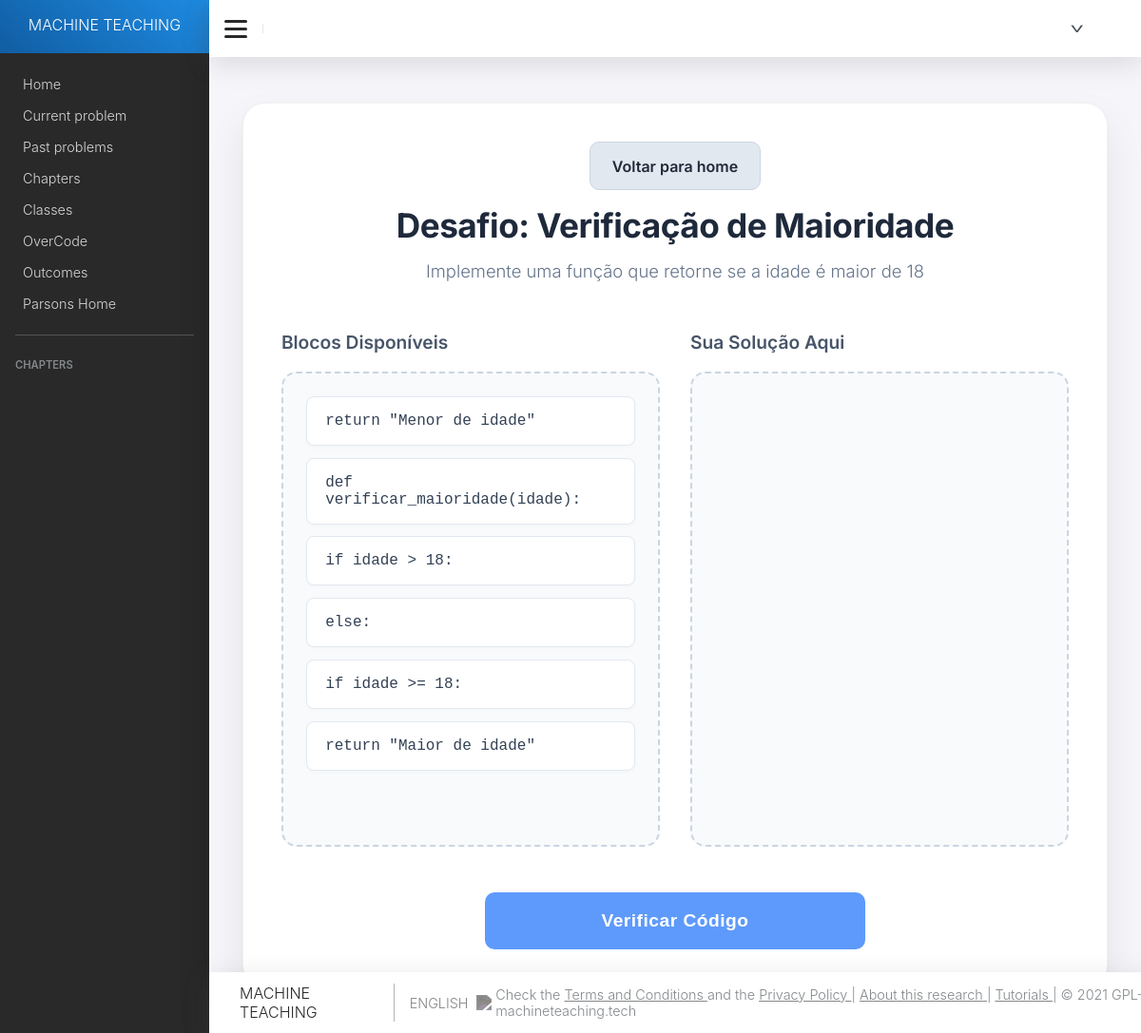
/parsons/5/ (signed in), run on the app's committed database.
### parsons/models.py (models this page shows, shortened)
class Problem(models.Model):
    QUESTION_TYPES = (("C", "Code"),
                      ("M", "Multiple Choice"),
                      ("T", "Text"),
                      ("P", "Parsons Problem"))
    question_type = models.CharField(max_length=2, choices=QUESTION_TYPES,
                                     default="C")
    title = models.CharField(max_length=200, blank=False)
    content = models.TextField(blank=False)
    options = models.TextField(blank=True)
    difficulty = models.CharField(max_length=200, blank=True)
    link = models.URLField(blank=True)
    retrieved_date = models.DateTimeField(blank=True, auto_now_add=True)
    crawler = models.CharField(max_length=200, blank=True)
    hint = models.TextField(blank=True)
    objects = ProblemManager()
    chapter = models.ManyToManyField(Chapter, through='ExerciseSet')
    test_case_generator = models.TextField(blank=True, null=True)
    history = HistoricalRecords()
    class Meta:
        verbose_name = ('Problem')
        verbose_name_plural = ('Problems')

### parsons/views.py (the view)
# urls.py: path('<int:problem_id>/', views.show_problem, name='show_problem'),
@login_required
def show_problem(request, problem_id):
     problema = get_object_or_404(Problem, id=problem_id, question_type='P')
     context = get_problem(problem_id)
     if problema.question_type == 'P':
         return resolver_parsons(request, problem_id)
     return render(request, 'questions/show_problem.html', context)

### parsons/get_problem.py (called while the page is built)
def get_problem(problem_id):
    problem = Problem.objects.get(pk=problem_id)
    problem.content = problem.content.replace('\`','`').replace('`','\`').replace('(<','(').replace('>)',')')
    options = problem.options.split("\r\n\r\n")
    LOGGER.debug("Got problem %d", problem.id)
    dictSolutions = {}
    solutions = Solution.objects.filter(problem=problem, ignore=False)  #Pegando soluções de todas as linguagens
    func_name = solutions.first().header   #Pegando o nome da função
    context = {
        "problem": problem,
        "options": options,
        "problem_func_name": func_name,
        "title": _('Problem'),
    }
    return context

### parsons/views.py (called while the page is built)
def verifica_indentacao(linha):
    espacos_iniciais = len(linha) - len(linha.lstrip())
    nivel_indentacao = espacos_iniciais // 4
    texto_limpo = linha.strip()
    return nivel_indentacao, texto_limpo

### parsons/templates/parsons.html (shortened to what this page needs)
{% extends "base.html" %} {% load static %} {% load i18n %}
{% block content %}
<link rel="stylesheet" href="https://cdnjs.cloudflare.com/ajax/libs/font-awesome/6.4.0/css/all.min.css">
<div class="parsons-container">
  <div class="parsons-header">
    <div class="parsons-header-nav">
      <a class="button-secondary" href="{% url 'parsons_home' %}">Voltar para home</a>
    </div>
    <h2>Desafio: {{ problema.title }}</h2>
    <p>{{ problema.content }}</p>
  </div>
  <div class="workspace">
    <div class="workspace-column">
      <h3>Blocos Disponíveis</h3>
      <div id="blocos-disponiveis" class="caixa">
        {% for linha in linhas_embaralhadas %}
        <div class="linha-codigo" data-codigo="{{ linha }}" data-indent="0">
          <span class="codigo-texto">{{ linha }}</span>
        </div>
        {% endfor %}
      </div>
    </div>
    <div class="workspace-column">
      <h3>Sua Solução Aqui</h3>
      <div id="area-solucao" class="caixa"></div>
    </div>
  </div>
  <div class="action-container">
    <button class="btn-verificar" onclick="validarResposta()">Verificar Código</button>
  </div>
</div>
{% endblock %}

### parsons/static/css/styles.css (style rules this page uses)
html { box-sizing: border-box; }
html, body { height: 100%; }
*, *:before, *:after { box-sizing: inherit; }
:root { --primary: #2196F3; --box-shadow: rgba(100, 100, 111, 0.2) 0px 7px 29px 0px; --text-color: rgb(41, 41, 41); --red: rgb(255, 65, 65); --green: rgb(84, 210, 87); --yellow: #FEC809; }
body { margin: 0; font-family: Nunito, -apple-system, BlinkMacSystemFont, Segoe UI, Roboto, Helvetica Neue, Arial, Noto Sans, sans-serif, Apple Color Emoji, Segoe UI Emoji, Segoe UI Symbol, Noto Color Emoji !important; font-weight: 300; color: var(--text-color); font-size: 1rem; }
div { box-sizing: border-box; cursor: default; }
h1,h2,h3,h4,h5 { margin: 1.5rem 0 1rem 0; margin-top: 0; font-family: inherit; font-weight: 500; line-height: 1.2; color: var(--text-color); cursor: default; }
h3 { margin-bottom: 1rem; }
p { cursor: default; }
span { cursor: default; }
a { color: var(--text-color); text-decoration: none; cursor: pointer; }

### parsons/templates/parsons.html (style rules this page uses)
.parsons-container { font-family: 'Inter', sans-serif; width: 96%; max-width: 1400px; margin: 2rem auto; padding: 2.5rem; background: #ffffff; border-radius: 24px; box-shadow: 0 20px 40px rgba(0, 0, 0, 0.08), 0 1px 3px rgba(0, 0, 0, 0.05); border: 1px solid rgba(0, 0, 0, 0.05); }
.parsons-header { text-align: center; margin-bottom: 3rem; }
.parsons-header h2 { font-size: 2.2rem; font-weight: 700; color: #1e293b; margin-bottom: 0.8rem; letter-spacing: -0.5px; }
.parsons-header p { color: #64748b; font-size: 1.15rem; max-width: 800px; margin: 0 auto; line-height: 1.6; }
.workspace { display: flex; gap: 2rem; margin-bottom: 2rem; }
.workspace-column { flex: 1; display: flex; flex-direction: column; }
.workspace-column h3 { font-size: 1.2rem; font-weight: 600; color: #475569; margin-bottom: 1.2rem; display: flex; align-items: center; gap: 0.5rem; }
.caixa { flex: 1; min-height: 500px; background: #f8fafc; border: 2px dashed #cbd5e1; border-radius: 16px; padding: 1.5rem; transition: all 0.3s ease; display: flex; flex-direction: column; gap: 0.8rem; }
.linha-codigo { background: #ffffff; border: 1px solid #e2e8f0; border-radius: 8px; padding: 1rem 1.2rem; font-family: 'Fira Code', 'Courier New', Courier, monospace; font-size: 1rem; color: #334155; cursor: grab; box-shadow: 0 2px 4px rgba(0, 0, 0, 0.02); transition: all 0.2s ease; user-select: none; position: relative; display: flex; align-items: center; justify-content: space-between; word-break: break-word; }
.codigo-texto { flex: 1; }
.action-container { text-align: center; margin-top: 3rem; }
.button-secondary { display: inline-block; margin-bottom: 1rem; padding: 0.9rem 1.4rem; border-radius: 10px; background: #e2e8f0; color: #1f2937; text-decoration: none; font-weight: 600; border: 1px solid #cbd5e1; }
.btn-verificar { background: linear-gradient(135deg, #5e9afb 0%, #5e9afb 100%); color: white; border: none; padding: 1.2rem 3rem; font-size: 1.2rem; font-weight: 600; border-radius: 10px; cursor: pointer; transition: all 0.3s cubic-bezier(0.4, 0, 0.2, 1); letter-spacing: 0.5px; width: 100%; max-width: 400px; }

### data on the page
Problem: title "Verificação de Maioridade", content "Implemente uma função que retorne se a idade é maior de 18"

### other printed values
{{ linha }} "return \"Menor de idade\"" "def verificar_maioridade(idade):" "if idade > 18:" "else:" "if idade >= 18:" "return \"Maior de idade\""
